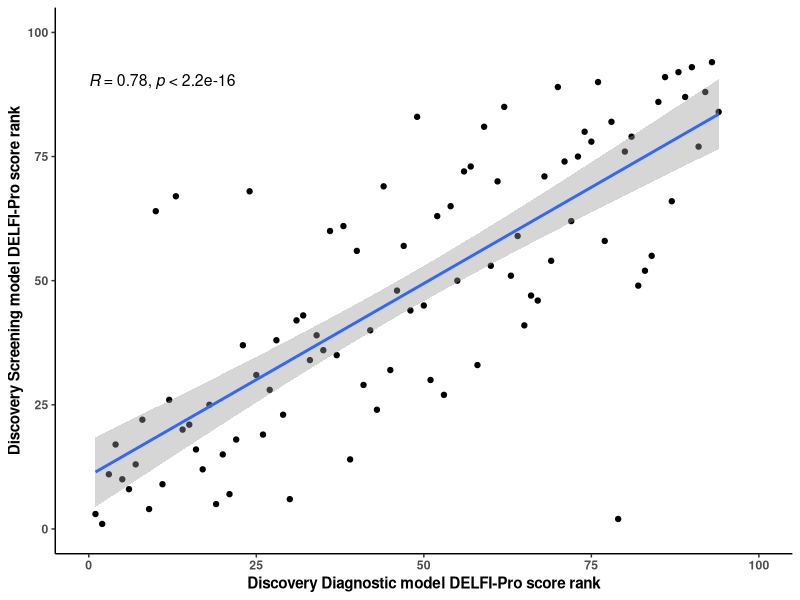

Recreate this plot in R.
## ---- chunk 1
###################################
# S11
#####################################

library(tidyverse); library(ggpubr)
library(here)
#Clean out list section
rm(list=ls());gc()

#Pull Discovery Screening Cohort Cancers
dat<-read_csv(here("./data/scores/All_Scores_CV.csv"))
dat<-dat %>% filter(training_set_include_screening=="yes" & classifier_type == "cancer")
dat<-dat %>% select(id,classifier_type,ca125,he4,`Screening ZEUS`,subtype_simple,stage)
dat<-dat %>% gather(key=model,value=score,-stage,-subtype_simple,-classifier_type,-id) %>% filter(!is.na(score))
dat<- dat %>% filter(model == "Screening ZEUS") %>% arrange(desc(score)) %>% dplyr::mutate(rank = 1:n())

#Pull Discovery Diagnostic Cohort Cancers
dat2<-read_csv(here("./data/scores/All_Scores_CV.csv"))
dat2<-dat2 %>% filter(training_set_include_diag=="yes" & classifier_type == "cancer")
dat2<-dat2 %>% select(id,classifier_type,ca125,he4,`Diagnostic ZEUS`,subtype_simple,stage)
dat2<-dat2 %>% gather(key=model,value=score,-stage,-subtype_simple,-classifier_type,-id) %>% filter(!is.na(score))
dat2<- dat2 %>% filter(model == "Diagnostic ZEUS") %>% arrange(desc(score)) %>% dplyr::mutate(rank = 1:n())
head(dat2); dim(dat2)

cor_input <- rbind(dat,dat2)
cor_input2 <- inner_join(dat,dat2, by = c("id"))

#rank ordered
cor_input2
plot_rank <- cor_input2 %>%
  ggplot(aes(x =rank.y, y = rank.x)) +
  geom_point() +
  geom_smooth(method='lm') +
  xlim(0, 100) +
  ylim(0, 100) +
  labs(x = "Discovery Diagnostic model DELFI-Pro score rank", y = "Discovery Screening model DELFI-Pro score rank") +
  theme_classic()+
  theme(axis.title = element_text(face = "bold"),
        axis.text.x=element_text(face = "bold"), 
        axis.text.y=element_text(face = "bold"))+ 
  stat_cor(method = "pearson", label.x = 0, label.y = 90, size = 4)
plot_rank
#ggsave("./docs/DELFIPRO_RANK_061224.png", plot = plot_rank, width = 7, height = 6)
